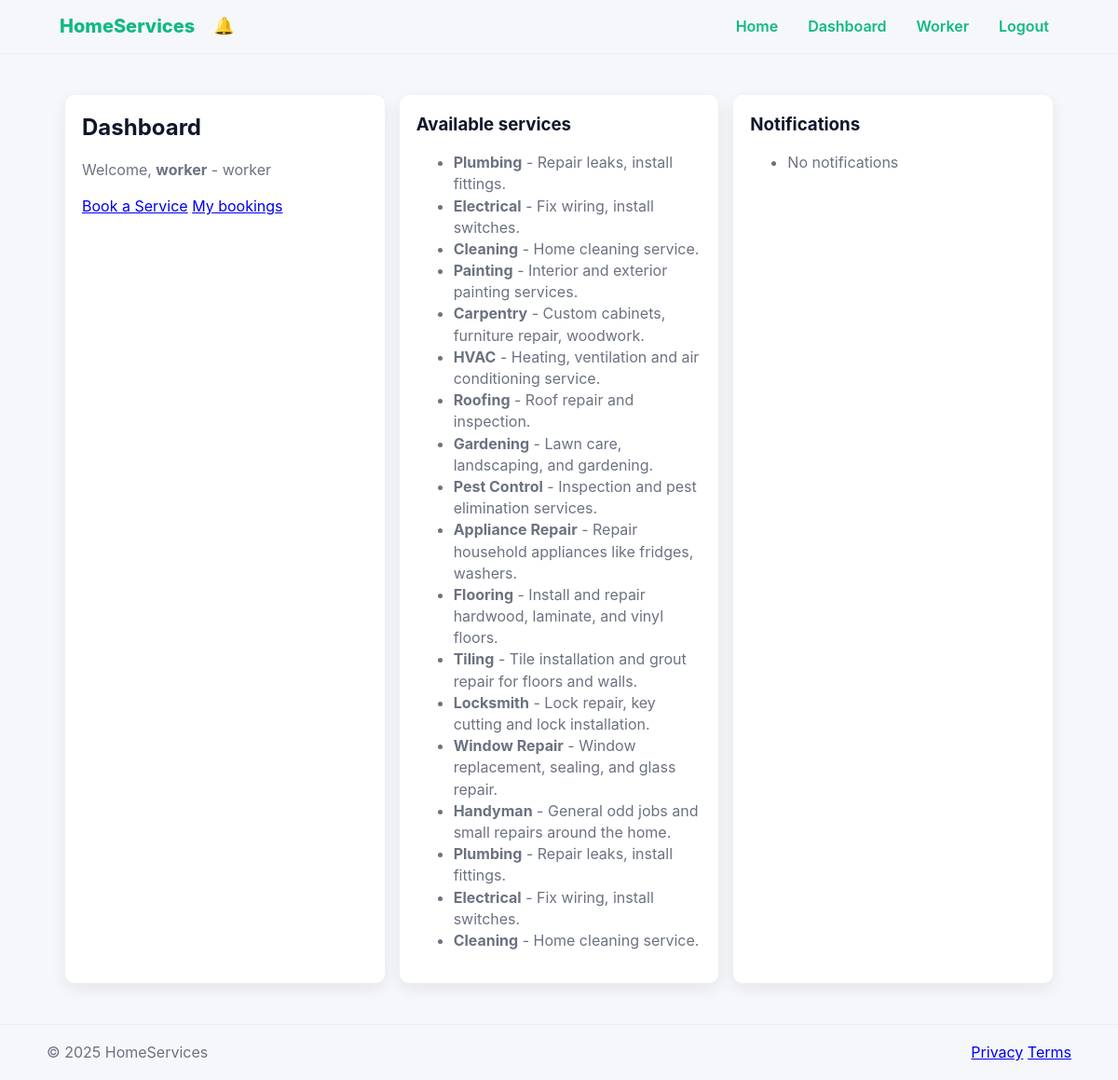
/dashboard (signed in), run on the app's committed database.
### models.py (models this page shows)
class User(Base):
    __tablename__ = "users"
    id = Column(Integer, primary_key=True)
    username = Column(String(80), unique=True, nullable=False)
    email_hash = Column(String(128), nullable=True)
    password_hash = Column(String(200), nullable=False)
    role = Column(String(20), default="client")
    created_at = Column(DateTime(timezone=True), server_default=sqlfunc.now())
    failed_attempts = Column(Integer, default=0)
    locked_until = Column(DateTime, nullable=True)
    email_verified = Column(Boolean, default=False)
    totp_secret = Column(String(64), nullable=True)
    totp_enabled = Column(Boolean, default=False)
    is_blocked = Column(Boolean, default=False)
    is_verified = Column(Boolean, default=False)
    bookings = relationship("Booking", back_populates="client", foreign_keys='Booking.client_id')
    notifications = relationship("Notification", back_populates="user")
    claimed_bookings = relationship("Booking", back_populates="worker", foreign_keys='Booking.worker_id')

class ServiceType(Base):
    __tablename__ = "service_types"
    id = Column(Integer, primary_key=True)
    name = Column(String(120))
    description = Column(Text)

### app.py (the view)
@app.route("/dashboard")
@login_required
def dashboard():
    s = SessionLocal()
    try:
        services = s.query(ServiceType).all()
        bookings = s.query(Booking).filter_by(client_id=current_user.id).all() if current_user else []
        notifications = s.query(Notification).filter_by(user_id=current_user.id).order_by(Notification.created_at.desc()).all()
    finally:
        s.close()
    return render_template("dashboard.html", services=services, bookings=bookings, notifications=notifications)

### app.py (called while the page is built)
@login_manager.user_loader
def load_user(user_id):
    s = SessionLocal()
    try:
        u = s.query(User).get(int(user_id))
    finally:
        s.close()
    if u:
        return LoginUser(u)
    return None

@app.before_request
def session_management():
    session.permanent = True
    session.modified = True

@app.after_request
def set_additional_headers(response):
    response.headers['X-Content-Type-Options'] = 'nosniff'
    response.headers['Referrer-Policy'] = 'no-referrer'
    return response

@app.context_processor
def inject_current_year():
    try:
        return {'current_year': datetime.datetime.utcnow().year}
    except Exception:
        return {'current_year': ''}

@app.context_processor
def inject_notification_helpers():
    def get_unread_count():
        try:
            if not (current_user and getattr(current_user, 'is_authenticated', False)):
                return 0
            s = SessionLocal()
            try:
                return s.query(Notification).filter_by(user_id=current_user.id, read=False).count()
            finally:
                s.close()
        except Exception:
            return 0
    return {'get_unread_count': get_unread_count}

### templates/dashboard.html
{% extends "layout.html" %}
{% block body_class %}dashboard{% endblock %}
{% block content %}
<div class="grid">
  <div class="card">
    <h2>Dashboard</h2>
    <p class="muted">Welcome, <strong>{{ current_user.username }}</strong> - {{ current_user.role }}</p>
    <p style="margin-top:8px"><a class="button" href="{{ url_for('book_service') }}">Book a Service</a> <a class="button secondary" href="{{ url_for('my_bookings') }}">My bookings</a></p>
  </div>
  <div class="card">
    <h3>Available services</h3>
    <ul class="muted">
    {% for s in services %}
      <li><strong>{{ s.name }}</strong> - {{ s.description }}</li>
    {% endfor %}
    </ul>
  </div>
  <div class="card">
    <h3>Notifications</h3>
    <ul>
    {% for n in notifications %}
      <li>{{ n.message }} - <small>{{ n.created_at }}</small></li>
    {% else %}
      <li class="muted">No notifications</li>
    {% endfor %}
    </ul>
  </div>
</div>
{% endblock %}

### templates/layout.html (shortened to what this page needs)
<!doctype html>
<html lang="en">
<head>
  <link rel="stylesheet" href="{{ url_for('static', filename='css/style.css') }}">
</head>
<body class="app-body {% block body_class %}{% endblock %}">
  <header class="site-header">
    <div class="header-inner">
      <a href="{{ url_for('index') }}" class="brand">HomeServices</a>
      <div class="header-actions">
        {% if current_user.is_authenticated %}
          <a class="notif-link" href="{{ url_for('notifications') }}" aria-label="Notifications">
            🔔
              {% set unread = (get_unread_count() if get_unread_count is defined else 0) %}
          </a>
        {% endif %}
      </div>
      <nav id="primary-navigation" class="nav" role="navigation" aria-label="Primary">
        <ul class="nav-list">
          <li><a href="{{ url_for('index') }}">Home</a></li>
          {% if current_user.is_authenticated %}
            <li><a href="{{ url_for('dashboard') }}">Dashboard</a></li>
            {% if current_user.role in ['worker','admin'] %}
              <li><a href="{{ url_for('worker_dashboard') }}">Worker</a></li>
            {% endif %}
            <li><a href="{{ url_for('logout') }}">Logout</a></li>
          {% else %}
            <li><a href="{{ url_for('login') }}">Login</a></li>
            <li><a href="{{ url_for('register') }}">Register</a></li>
          {% endif %}
        </ul>
      </nav>
    </div>
  </header>
  <main id="main" class="container">
    {% block content %}{% endblock %}
  </main>
  <footer class="site-footer">
    <div class="footer-inner">
      <div>© {{ current_year }} HomeServices</div>
      <div class="foot-links">
        <a href="#">Privacy</a>
        <a href="#">Terms</a>
      </div>
    </div>
  </footer>
</body>
</html>

### static/css/style.css (style rules this page uses)
:root { --bg: #f6f7fb; --card: #ffffff; --muted: #6b7280; --radius: 10px; --shadow: 0 6px 18px rgba(23, 23, 23, 0.08); --accent-home: #0ea5a4; --accent-auth: #7c3aed; --accent-dashboard: #10b981; --accent-book: #fb923c; --accent-blue: #2563eb; --accent-indigo: #4f46e5; --accent-admin: #dc2626; }
* { box-sizing: border-box }
html, body { height: 100% }
body { font-family: Inter, system-ui, -apple-system, 'Segoe UI', Roboto, 'Helvetica Neue', Arial; margin: 0; padding: 0; background: var(--bg); color: #0f172a; line-height: 1.45 }
.site-header { background: transparent; border-bottom: 1px solid rgba(15, 23, 42, 0.04) }
.header-inner { max-width: 1100px; margin: 0 auto; padding: 14px; display: flex; align-items: center; gap: 12px }
.brand { font-weight: 800; color: var(--accent-home); font-size: 20px; text-decoration: none }
.nav { margin-left: auto }
.nav-list { list-style: none; padding: 0; margin: 0; display: flex; gap: 12px; align-items: center }
.nav-list a { color: #0f172a; text-decoration: none; padding: 8px 10px; border-radius: 8px; font-weight: 600 }
.header-actions { display: flex; align-items: center; gap: 10px; margin-left: 8px }
.notif-link { position: relative; color: var(--muted); text-decoration: none; font-size: 18px }
.container { max-width: 1100px; margin: 24px auto; padding: 20px }
.card { background: var(--card); border-radius: var(--radius); box-shadow: var(--shadow); padding: 18px }
h1, h2, h3 { color: #0f172a; margin: 0 0 12px }
.site-footer { border-top: 1px solid rgba(15, 23, 42, 0.04); padding: 18px }
.footer-inner { max-width: 1100px; margin: 0 auto; display: flex; justify-content: space-between; align-items: center; color: var(--muted); gap: 12px }
.app-body.dashboard .brand, .app-body.dashboard button, .app-body.dashboard .nav-list a { color: var(--accent-dashboard) }
.grid { display: grid; grid-template-columns: repeat(auto-fit, minmax(240px, 1fr)); gap: 16px }
.muted { color: var(--muted) }

### data on the page
User: username "worker", role "worker"
ServiceType: name "Plumbing", description "Repair leaks, install fittings."
ServiceType: name "Electrical", description "Fix wiring, install switches."
ServiceType: name "Cleaning", description "Home cleaning service."
ServiceType: name "Painting", description "Interior and exterior painting services."
ServiceType: name "Carpentry", description "Custom cabinets, furniture repair, woodwork."
ServiceType: name "HVAC", description "Heating, ventilation and air conditioning service."
ServiceType: name "Roofing", description "Roof repair and inspection."
ServiceType: name "Gardening", description "Lawn care, landscaping, and gardening."
ServiceType: name "Pest Control", description "Inspection and pest elimination services."
ServiceType: name "Appliance Repair", description "Repair household appliances like fridges, washers."
ServiceType: name "Flooring", description "Install and repair hardwood, laminate, and vinyl floors."
ServiceType: name "Tiling", description "Tile installation and grout repair for floors and walls."
ServiceType: name "Locksmith", description "Lock repair, key cutting and lock installation."
ServiceType: name "Window Repair", description "Window replacement, sealing, and glass repair."
ServiceType: name "Handyman", description "General odd jobs and small repairs around the home."
ServiceType: name "Plumbing", description "Repair leaks, install fittings."
ServiceType: name "Electrical", description "Fix wiring, install switches."
ServiceType: name "Cleaning", description "Home cleaning service."
